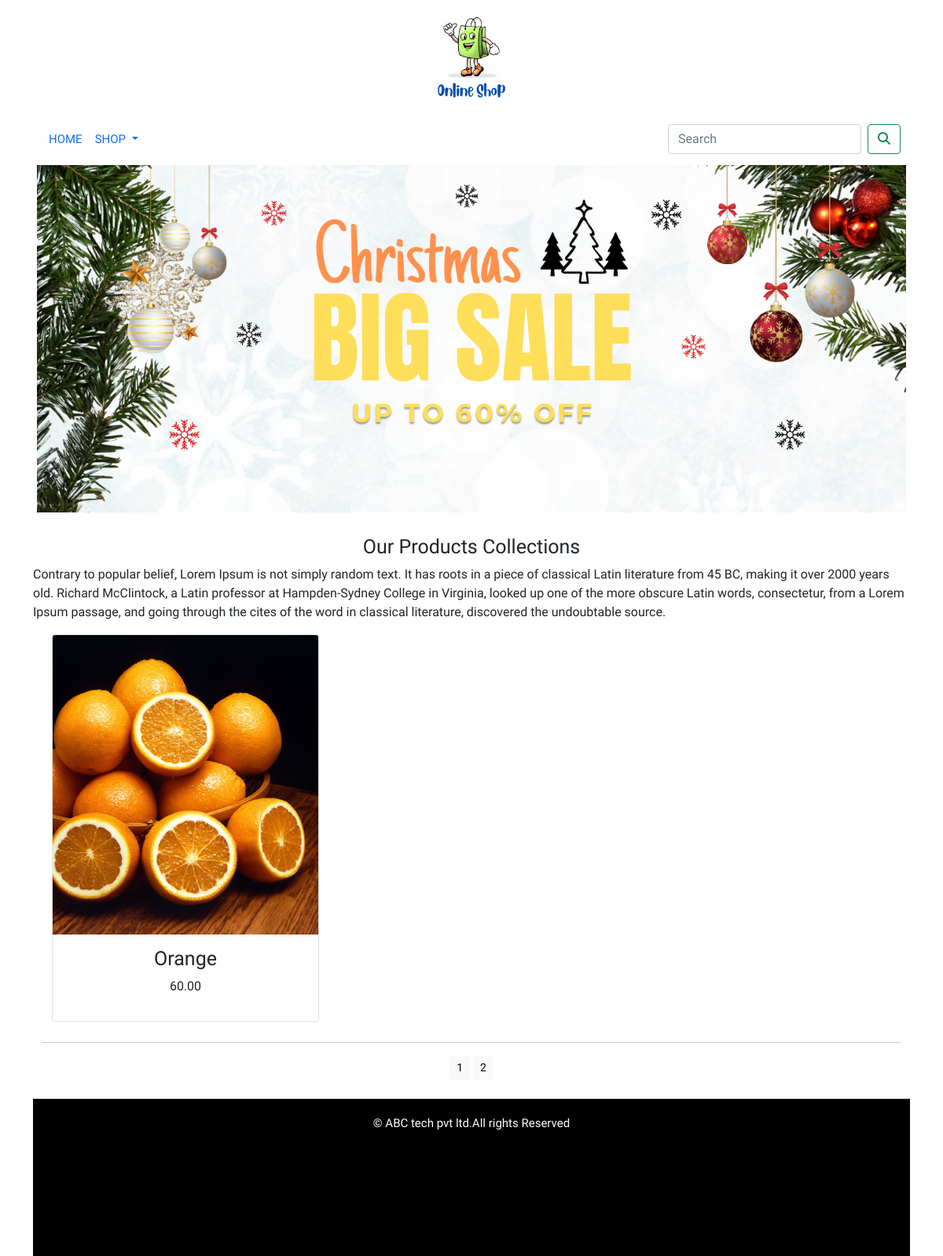
Screenshot of /shop/?page=2 with the database file from the repository.
### shop/models.py (models this page shows, shortened)
class Product(models.Model):
    name=models.CharField(max_length=250,unique=True)
    slug=models.SlugField(max_length=250,unique=True)
    description=models.TextField(blank=True)
    price=models.DecimalField(max_digits=10,decimal_places=2)
    category=models.ForeignKey(Category,on_delete=models.CASCADE)
    image=models.ImageField(upload_to='product',blank=True)
    stock=models.IntegerField()
    available=models.BooleanField(default=True)
    created=models.DateTimeField(auto_now_add=True)
    updated=models.DateTimeField(auto_now=True)
    def get_url(self):
        return reverse('shop:proDetail',args=[self.category.slug,self.slug])
    class Meta:
        ordering=('name',)
        verbose_name='product'
        verbose_name_plural='products'

### shop/views.py (the view)
# urls.py: path('',views.allProdCat,name='allProdCat'),
def allProdCat(request,c_slug=None):
    c_page=None
    products_list=None
    if c_slug!=None:
        c_page=get_object_or_404(Category,slug=c_slug)
        products_list=Product.objects.all().filter(category=c_page,available=True)
    else:
        products_list=Product.objects.all().filter(available=True)
    paginator=Paginator(products_list,6)
    try:
        page=int(request.GET.get('page','1'))
    except:
        page=1
    try:
        products=paginator.page(page)
    except (EmptyPage,InvalidPage):
        products=paginator.page(paginator.num_pages )
    return render(request,"category.html",{'category':c_page,'products':products})

### cart/context_processors.py (called while the page is built)
def counter(request):
    item_count=0
    if 'admin' in request.path:
        return {}
    else:
        try:
            cart=Cart.objects.filter(cart_id=_cart_id(request))
            cart_items=CartItems.objects.all().filter(cart=cart[:1])
            for cart_item in cart_items:
                item_count += cart_item.quantity
        except Cart.DoesNotExist:
            item_count = 0
    return dict(item_count=item_count)

### cart/views.py (called while the page is built)
def _cart_id(request):
    cart=request.session.session_key
    if not cart:
        cart=request.session.create()
    return cart

### shop/context_processors.py (called while the page is built)
def menu_links(request):
    links=Category.objects.all()
    return dict(links=links)

### shop/models.py (called while the page is built)
    def get_url(self):
        return reverse('shop:products_by_category',args=[self.slug])

### templates/category.html (shortened to what this page needs)
{% extends 'base.html' %}
{% load static %}
{% block content %}
  <div class="mx-auto">
    {% if category %}
      <img class="my_image" src="{{category.image.url}}" alt="{{category.name}}">
  </div>
  <br>
  <div>
    <h1 class="text-center my_title">{{category.name}}</h1>
    <p class="text-justify">{{category.description}}</p>
  </div>
    {% else %}
      <div>
        <img class="my_image my_image_padding" src="{% static 'img/banner1.png' %}" alt="our products">
      </div>
      <br>
      <div>
        <h1 class="text-center my_title">Our Products Collections</h1>
        <p class="text-justify">Contrary to popular belief, Lorem Ipsum is not simply random text. It has roots in a piece of classical Latin literature from 45 BC, making it over 2000 years old. Richard McClintock, a Latin professor at Hampden-Sydney College in Virginia, looked up one of the more obscure Latin words, consectetur, from a Lorem Ipsum passage, and going through the cites of the word in classical literature, discovered the undoubtable source.</p>
      </div>
    {% endif %}
  <div class="container">
    <div class="row mx-auto">
      {% for product in products.object_list %}
      <div class="my_bottom_margin col-9 col-sm-12 col-md-4 col-lg-4">
        <div class="card text-center" style="min-width:18rem;">
          <a href="{{product.get_url}}"><img class="card-img-top my_image" src="{{product.image.url}}"  alt="{{product.name}}"></a>
          <div class="card-body">
            <h4>{{product.name}}</h4>
            <p>{{product.price}}</p>
          </div>
        </div>
      </div>
      {% endfor %}
    </div>
    <div class="mx-auto">
      {% if products.paginator.num_pages > 1 %}
      <hr>
      <div class="text-center">
        {% for pg in products.paginator.page_range %}
          <a href="?page={{pg}}" class="btn btn-light btn-sm {% if products.number == pg %} active {% endif %}">{{pg}}</a>
        {% endfor %}
      </div>
      {% endif %}
    </div>
    <br>
  </div>
{% endblock %}

### static/css/custom.css (style rules this page uses)
body { font-family: 'Play', sans-serif; }
.my_image { width:100%; height:auto; }
.my_title { font-size:25px; text_transform:uppercase; letter_spacing:.2em; }
.my_image_padding { padding:5px; }
.my_bottom_margin { margin-bottom:10px; }
.card-body h4 { font-size:25px; text_transform:uppercase; letter_spacing:.2em; }

### rows the page displays
Product: image (picture), name "Orange", price "60.00"

### other values shown
{{ pg }} "1" "2"
